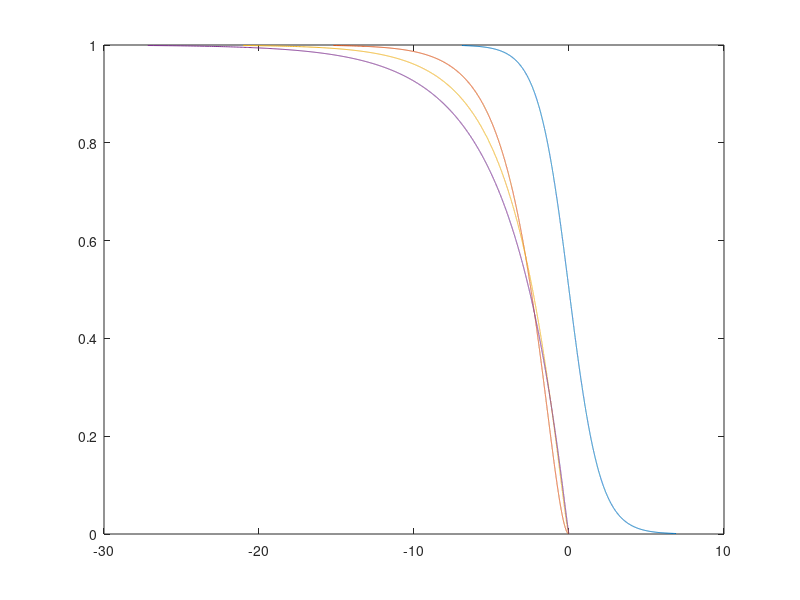
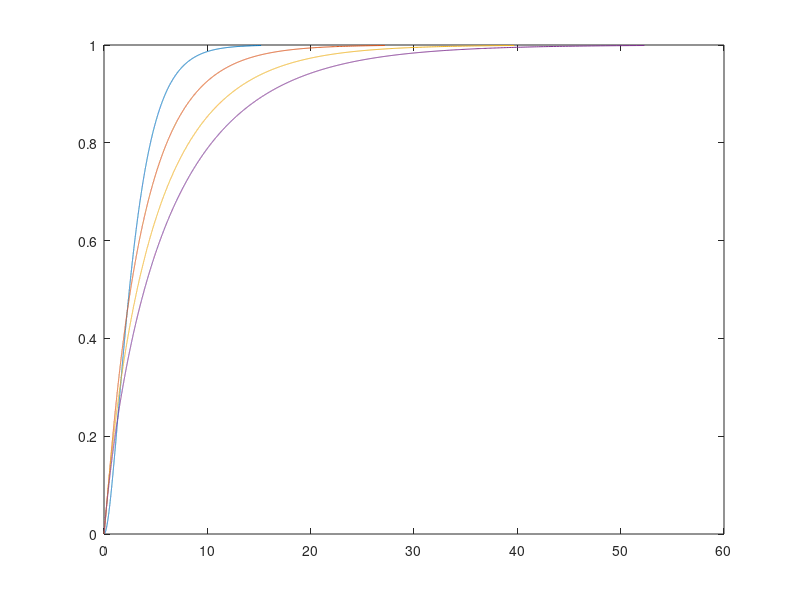

These figures' MATLAB source, in order:
eps = 0.001;
U=[0.0 + eps:.0001:1.0-eps];
Yp1q2 =-log(U)+log(U-1);
Yp2q2 =log(U-1)-2.*atanh(U.^(1./2));
Yp3q2 =2.*log(U.^(1./3)-1)-log(1+U.^(1./3)+U.^(2./3))+log(U-1)+3.*U.^(1./3);
Yp4q2 =4.*U.^(1./4)+2.*log(U.^(1./4)-1)-2.*log(U.^(1./4)+1)+2.*U.^(1./2)-2.*atanh(U.^(1./2))+log(U-1);
Yp1q1b2 =-log(U-1)+2.*atanh(U.^(1./2));
Yp2q1b2 =-4.*U.^(1./4)-2.*log(U.^(1./4)-1)+2.*log(U.^(1./4)+1)-2.*U.^(1./2)+2.*atanh(U.^(1./2))-log(U-1);
Yp3q1b2 =-3.*U.^(1./3)-2.*log(U.^(1./3)-1)+log(1+U.^(1./3)+U.^(2./3))-2.*log(U.^(1./6)-1)+log(U.^(1./3)+U.^(1./6)+1)+2.*log(U.^(1./6)+1)-log(U.^(1./3)-U.^(1./6)+1)-2.*U.^(1./2)+2.*atanh(U.^(1./2))-log(U-1)-3./2.*U.^(2./3)-6.*U.^(1./6);
Yp4q1b2 =-8./3.*U.^(3./8)-8./5.*U.^(5./8)+4.*log(U.^(1./8)+1)-4.*log(U.^(1./8)-1)-log(U-1)-2.*U.^(1./2)+2.*atanh(U.^(1./2))-4.*U.^(1./4)-4./3.*U.^(3./4)-2.*log(U.^(1./4)-1)+2.*log(U.^(1./4)+1)-8.*U.^(1./8);
figure(1);plot(Yp1q2,U,Yp2q2,U,Yp3q2,U,Yp4q2,U);
figure(2);plot(Yp1q1b2,U,Yp2q1b2,U,Yp3q1b2,U,Yp4q1b2,U);
